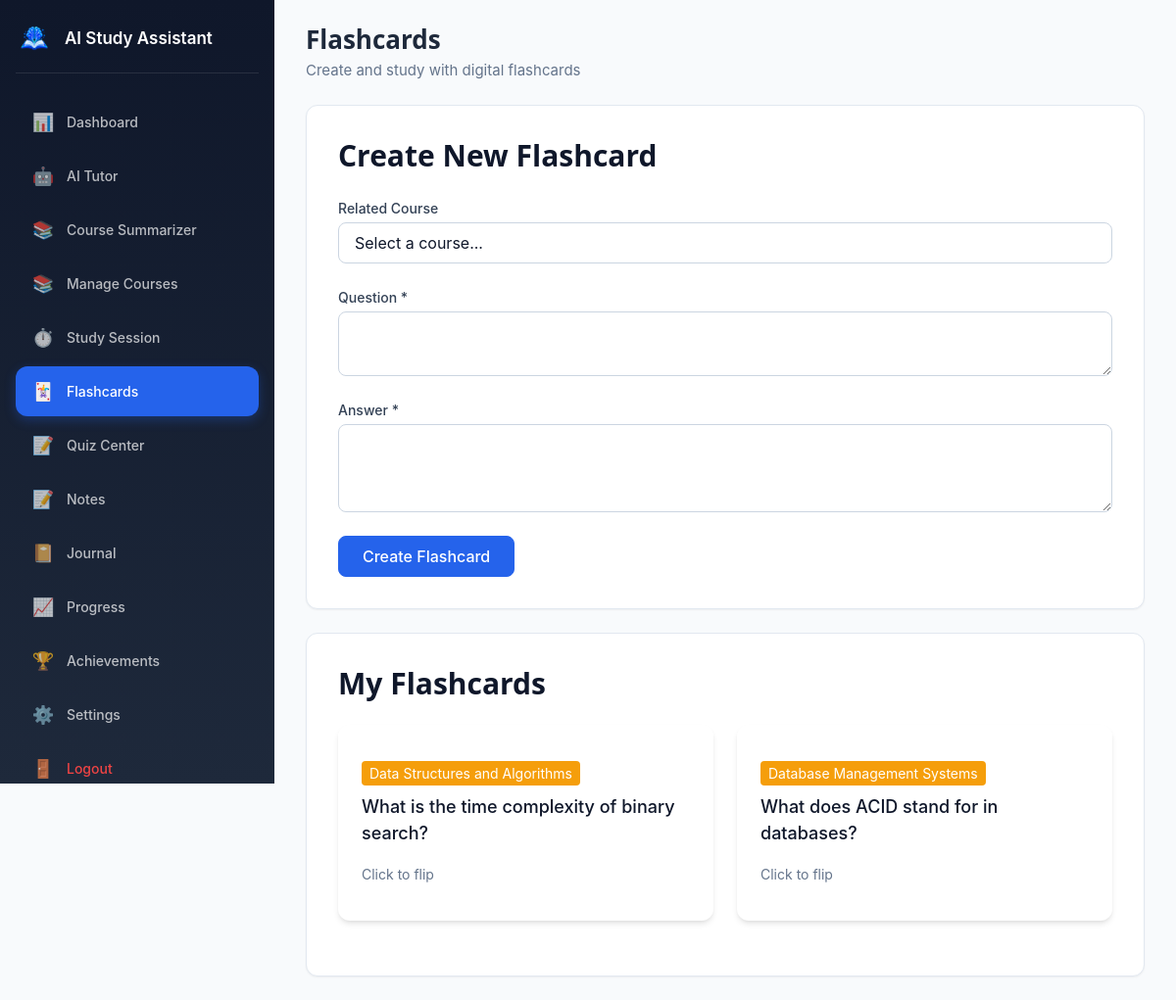
The app's page /flashcards.php (signed in) with its own data.
### tables this page shows
CREATE TABLE IF NOT EXISTS flashcards (
    id INT AUTO_INCREMENT PRIMARY KEY,
    question TEXT NOT NULL,
    answer TEXT NOT NULL,
    course_id INT,
    user_id INT NOT NULL,
    created_at TIMESTAMP DEFAULT CURRENT_TIMESTAMP,
    updated_at TIMESTAMP DEFAULT CURRENT_TIMESTAMP ON UPDATE CURRENT_TIMESTAMP,
    FOREIGN KEY (course_id) REFERENCES courses(id) ON DELETE SET NULL,
    FOREIGN KEY (user_id) REFERENCES users(id) ON DELETE CASCADE,
    INDEX idx_user_id (user_id),
    INDEX idx_course_id (course_id)
);

CREATE TABLE IF NOT EXISTS courses (
    id INT AUTO_INCREMENT PRIMARY KEY,
    title VARCHAR(255) NOT NULL,
    description TEXT,
    code VARCHAR(50) DEFAULT NULL,
    instructor VARCHAR(255) DEFAULT NULL,
    user_id INT NOT NULL,
    created_at TIMESTAMP DEFAULT CURRENT_TIMESTAMP,
    updated_at TIMESTAMP DEFAULT CURRENT_TIMESTAMP ON UPDATE CURRENT_TIMESTAMP,
    FOREIGN KEY (user_id) REFERENCES users(id) ON DELETE CASCADE,
    INDEX idx_user_id (user_id),
    INDEX idx_code (code)
);

### models/Flashcard.php (called while the page is built, shortened)
<?php
class Flashcard {
    public static function get_user_flashcards($user_id, $course_id = null) {
        $db = get_db_connection();
        try {
            if ($course_id) {
                $stmt = $db->prepare("SELECT f.*, c.title as course_title FROM flashcards f LEFT JOIN courses c ON f.course_id = c.id WHERE f.user_id = ? AND f.course_id = ? ORDER BY f.created_at DESC");
                $stmt->execute([$user_id, $course_id]);
            } else {
                $stmt = $db->prepare("SELECT f.*, c.title as course_title FROM flashcards f LEFT JOIN courses c ON f.course_id = c.id WHERE f.user_id = ? ORDER BY f.created_at DESC");
                $stmt->execute([$user_id]);
            }
            return $stmt->fetchAll();
        } catch (PDOException $e) {
            error_log("Get user flashcards error: " . $e->getMessage());
            return [];
        }
    }
}

### flashcards.php (the view, shortened to what this page needs)
<?php
require_once __DIR__ . '/models/Flashcard.php';
$user_id = get_current_user_id();
$flashcards = Flashcard::get_user_flashcards($user_id);
require_once __DIR__ . '/views/partials/navbar.php';
?>
<header class="page-heading">
    <h1>Flashcards</h1>
    <p>Create and study with digital flashcards</p>
</header>
                <div class="card mb-4">
                    <div class="card-body">
                        <h3 style="color: var(--color-primary-dark); margin-bottom: var(--spacing-lg);">Create New Flashcard</h3>
                        <form method="POST" action="">
                            <div class="form-group">
                                <label for="course" class="form-label">Related Course</label>
                                <select class="form-control" id="course" name="course_id">
                                    <option value="">Select a course...</option>
                                </select>
                            </div>
                            <div class="form-group">
                                <label for="question" class="form-label">Question *</label>
                                <textarea class="form-control" id="question" name="question" rows="2" required></textarea>
                            </div>
                            <div class="form-group">
                                <label for="answer" class="form-label">Answer *</label>
                                <textarea class="form-control" id="answer" name="answer" rows="3" required></textarea>
                            </div>
                            <button type="submit" class="btn btn-primary">Create Flashcard</button>
                        </form>
                    </div>
                </div>
                <div class="card">
                    <div class="card-body">
                        <h3 style="color: var(--color-primary-dark); margin-bottom: var(--spacing-lg);">My Flashcards</h3>
                        <?php if (empty($flashcards)): ?>
                            <p style="color: var(--color-gray-600);">No flashcards yet. Create your first flashcard above!</p>
                        <?php else: ?>
                            <div class="row">
                                <?php foreach ($flashcards as $flashcard): ?>
                                    <div class="col-12 col-md-6 mb-4">
                                        <div class="flashcard">
                                            <div class="flashcard-inner">
                                                <div class="flashcard-front">
                                                    <div>
                                                        <?php if ($flashcard['course_title']): ?>
                                                            <span style="background-color: var(--color-flashcards); color: var(--color-white); padding: 2px 8px; border-radius: 4px; font-size: var(--font-size-sm); margin-bottom: var(--spacing-sm); display: inline-block;">
                                                                <?php echo htmlspecialchars($flashcard['course_title']); ?>
                                                            </span>
                                                        <?php endif; ?>
                                                        <p style="font-size: var(--font-size-lg); font-weight: var(--font-weight-medium);"><?php echo htmlspecialchars($flashcard['question']); ?></p>
                                                        <small style="color: var(--color-gray-500);">Click to flip</small>
                                                    </div>
                                                </div>
                                                <div class="flashcard-back">
                                                    <div>
                                                        <p style="font-size: var(--font-size-lg);"><?php echo htmlspecialchars($flashcard['answer']); ?></p>
                                                        <div style="margin-top: var(--spacing-md);">
                                                            <button class="btn btn-sm btn-outline" onclick="event.stopPropagation();">Edit</button>
                                                            <button class="btn btn-sm btn-outline" style="color: var(--color-error); border-color: var(--color-error);" onclick="event.stopPropagation();">Delete</button>
                                                        </div>
                                                    </div>
                                                </div>
                                            </div>
                                        </div>
                                    </div>
                                <?php endforeach; ?>
                            </div>
                        <?php endif; ?>
                    </div>
                </div>
<?php require_once __DIR__ . '/views/partials/footer.php'; ?>

### records on screen
flashcards: course.title "Data Structures and Algorithms", question "What is the time complexity of binary search?"
flashcards: course.title "Database Management Systems", question "What does ACID stand for in databases?"

### other values on screen
$item[0] "📊"
$item[1] "Dashboard"
$item[0] "🤖"
$item[1] "AI Tutor"
$item[0] "📚"
$item[1] "Course Summarizer"
$item[1] "Manage Courses"
$item[0] "⏱️"
$item[1] "Study Session"
$item[0] "🃏"
$item[1] "Flashcards"
$item[0] "📝"
$item[1] "Quiz Center"
$item[1] "Notes"
$item[0] "📔"
